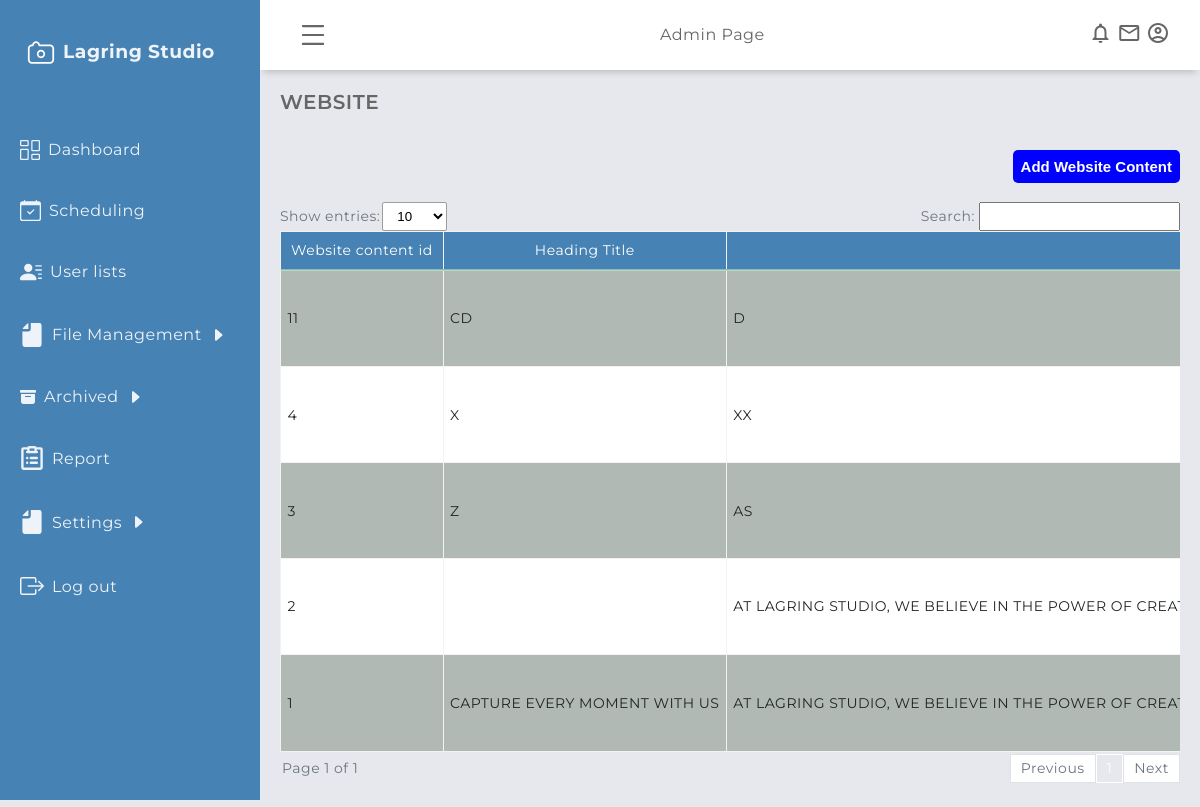
Page /admin/archived_website.php (signed in) on the committed database.
### tables this page shows
CREATE TABLE IF NOT EXISTS `website` (
  `website_content_id` int NOT NULL AUTO_INCREMENT,
  `heading_title` varchar(200) NOT NULL,
  `heading_paragraph` varchar(500) NOT NULL,
  `contact` bigint NOT NULL,
  `email` varchar(100) NOT NULL,
  `services_paragraph` varchar(200) NOT NULL,
  `about_paragraph` varchar(1000) NOT NULL,
  `heading_image` varchar(100) NOT NULL,
  `website_content_date_added` datetime NOT NULL DEFAULT CURRENT_TIMESTAMP,
  `archived_flag` int NOT NULL,
  PRIMARY KEY (`website_content_id`)
);

### admin/archived_website.php (the view, shortened to what this page needs)
<?php
   include('session.php');
?>
<!DOCTYPE html>
<html lang="en">
    <head>
        <link rel="stylesheet" href="../assets/global/css/design.css" />
        <link rel="stylesheet" href="../assets/global/css/table.css" />
        <link rel="stylesheet" href="../assets/global/css/global.css" />
        <link rel="stylesheet" href="../assets/admin/css/dashboardcontainer.css" />
        <link rel="stylesheet" href="../assets/admin/css/services.css" />
    </head>
    <body>
        <?php require "header/header.php"?>
        <?php require "navigation/sidebar.php"?>
        <main class="main-container">
            <div class="main-title">
                <p class="font-weight-bold">WEBSITE</p>
            </div>
            <div class="add">
                    <button class="modal-trigger" data-modal-id="add_website_content">Add Website Content</button>
                </div>
                <br>
        <div class= "showAndSearch  text-secondary align-items-center mb-1">
                        <div class= "align-items-center">
                            <label >Show entries:</label>
                            <select id="entriesPerPage">
                                <option value="10">10</option>
                            </select>
                        </div>
                        <div class= "align-items-center">
                            <label for="searchInput" class="pr-1" >Search:</label>
                            <div style="position: relative;">
                                <input type="text" id="searchInput" >
                            </div>
                        </div>
                        <div id="table1" class="table-group-container active">
                            <table id="table1" class="table table-striped table-bordered w-100">
                                <thead>
                                    <tr>
                                        <th>Website content id</th>
                                        <th>Heading Title</th>
                                        <th>Heading Paragraph</th>
                                    </tr>
                                </thead>
                                <tbody>
                        <?php
                                    $sql = mysqli_query($connection, "SELECT * FROM website WHERE archived_flag = 0 ORDER BY website_content_id DESC") or die(mysqli_error($connection));
                                    if (mysqli_num_rows($sql) > 0) {
                                    while ($row = mysqli_fetch_array($sql)) {
                                        $website_content_id = $row['website_content_id'];
                                        $heading_title = $row['heading_title'];
                                        $heading_paragraph = $row['heading_paragraph'];
                                    ?>
                                    <tr>
                                        <td><p><?php echo strtoupper($website_content_id);?></p></td>
                                        <td><p><?php echo strtoupper($heading_title);?></p></td>
                                        <td><p><?php echo strtoupper($heading_paragraph);?></p></td>
                                    </tr>
                                    <?php
                                    }}
                                    else {echo '<tr><td colspan="7" style="text-align: center;">No records found.</td></tr>';}
                                ?>
                                </tbody>
                            </table>
                        </div>
                        <div class="pagination-container">
                            <div id="pagination-label"></div>
                            <div id="pagination" class="pagination"></div>
                        </div>
                    </div>
            </main>
    </body>
</html>

### assets/global/css/design.css (style rules this page uses)
:root { --blue1: rgba(36, 175, 242); --blue2: rgba(7, 164, 241); --blue3: rgba(23, 147, 217); --blue4: rgba(4, 127, 204); --blue5: rgba(30,144,255); --light_blue: rgba(63, 194, 250); --dim_blue: rgba(137, 192, 223); --dark_blue: rgba(30, 70, 139); --gray: rgba(208, 216, 227); --dark_gray: rgba(141, 164, 196); --dirty_white: rgba(244, 244, 244); --red: rgba(254, 0, 0); --maroon: rgba(154, 0, 0); }
* { margin: 0; padding: 0; box-sizing: border-box; }
body { font-family: "Montserrat", sans-serif; letter-spacing: 0.5px; line-height: 1.2; scrollbar-color: smooth; background-color: #e6e8ed; color: #666666; }
.font-weight-bold { font-weight: 600; }

### assets/global/css/table.css (style rules this page uses)
.table { width: 100%; margin-bottom: 2px; color: #212529; border-collapse: collapse; white-space: nowrap; }
.table th, .table td { padding: 0.4rem; align-items: center; border-top: 1px solid #cafaca77; }
.table thead th { vertical-align: bottom; border-bottom: 2px solid #cafaca77; background-color: #21232d; color: white; font-weight: normal; text-align: center; }
#table1 tbody tr:nth-child(odd) { background-color: #73847377; }
#table1 tbody tr:nth-child(even) { background-color: #ffffff; }
.table-bordered { border: 1px solid #cafaca77; }
.table-bordered th, .table-bordered td { border: 1px solid hsl(0, 0%, 95%); }
.table-bordered thead th, .table-bordered thead td { border-bottom-width: 2px; background: #4682B4; padding: 10px 10px; }
.table-striped tbody tr { background-color: rgba(0, 0, 0, 0.1); }
#entriesPerPage { background-color: white; border: 1px solid rgb(158, 158, 158); border-radius: 2px; padding: 5px 10px; align-items: center; margin-left: 2px; outline: none; }
#searchInput { padding: 5px 10px; outline: none; }
.showAndSearch { display: flex; justify-content: space-between; flex-wrap: wrap; font-size: 14px; margin-bottom: 10px; }
.pagination-container { display: flex; justify-content: space-between; align-items: center; font-size: 14px; width: 100%; }
#pagination-label { color: #6c757d; padding-left: 2px; }
.pagination { display: flex; align-items: center; }
.table-group-container { display: none; overflow-x: auto; }
.table-group-container.active { display: block; width: 100%; }

### assets/global/css/global.css (style rules this page uses)
.mb-1 { margin-bottom: 0.25rem; }
.pr-1 { padding-right: 0.25rem; }
.text-secondary { color: #6c757d !important; }
.modal-trigger { background: linear-gradient( 135deg, var(--color-primary-variant), var(--color-primary) ); font-size: 15px; color: var(--color-bg-1); margin-top: 1rem; display: inline-block; padding: 0.6rem 1.6rem; font-weight: 600; border-radius: 0.3rem; cursor: pointer; }
* { margin: 0; padding: 0; box-sizing: border-box; }
.w-100 { width: 100% !important; }
.align-items-center { display: flex; align-items: center; }

### assets/admin/css/dashboardcontainer.css (style rules this page uses)
.main-container { margin-top: 70px; margin-left: 260px; padding: 1.25rem; min-height: calc(100vh - 70px); transition: all 0.5s; -webkit-transition: all 0.5s; z-index: 8; }
.main-title { margin: 0 0 1.25rem 0; }
.main-title p { font-size: 1.25rem; }

### assets/admin/css/services.css (style rules this page uses)
.add { display: flex; justify-content: end; }
.add button { padding: 0.5rem; border:none; outline:none; cursor: pointer; background-color: blue; color: #fff; border-radius: 5px; }

### rows in the picture
website: website_content_id "11", heading_title "CD", heading_paragraph "D"
website: website_content_id "4", heading_title "X", heading_paragraph "XX"
website: website_content_id "3", heading_title "Z", heading_paragraph "AS"
website: website_content_id "2", heading_paragraph "AT LAGRING STUDIO, WE BELIEVE IN THE POWER OF…"
website: website_content_id "1", heading_title "CAPTURE EVERY MOMENT WITH US", heading_paragraph "AT LAGRING STUDIO, WE BELIEVE IN THE POWER OF…"
